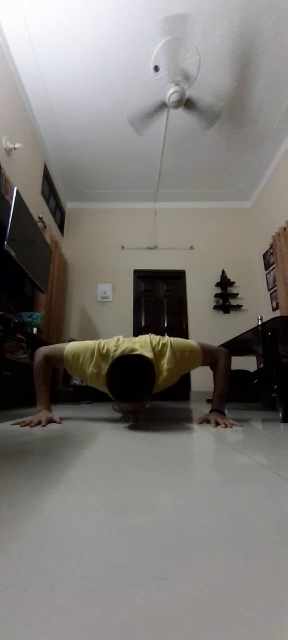
#> input picture frame 29 of pushupDetector/OpticalFlow/slow.mp4, 288 x 640 px
$ python opticalFlow.py
#> lines starting #> are read from the running program, lines starting #| are printed output that depends on the picture; after the words box and inside, x2 and y2 are one past the last pixel; in counts of white or black regions, pixels touching at a corner belong together
import numpy as np
import cv2

cap = cv2.VideoCapture('/Users/hetarth/Desktop/example_code/OpticalFlow/slow.mp4')

# params for corner detection
feature_params = dict( maxCorners = 100,
                       qualityLevel = 0.3,
                       minDistance = 7,
                       blockSize = 7 )

# Parameters for lucas kanade optical flow
lk_params = dict( winSize = (15, 15),
                  maxLevel = 2,
                  criteria = (cv2.TERM_CRITERIA_EPS | cv2.TERM_CRITERIA_COUNT,
                              10, 0.03))

# Create some random colors
color = np.random.randint(0, 255, (100, 3))

# Take first frame and find corners in it
ret, old_frame = cap.read()
#> old_frame is the input picture: shape (640, 288, 3); mean B, G, R 117.7, 121.7, 125.1
old_gray = cv2.cvtColor(old_frame,cv2.COLOR_BGR2GRAY)
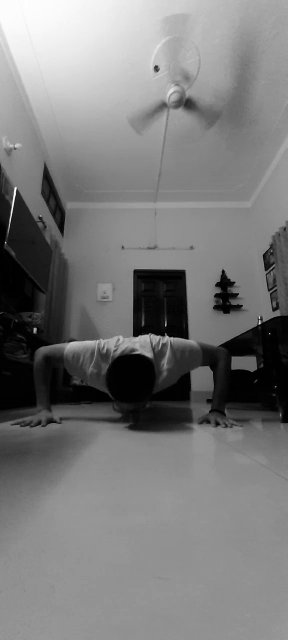
#> old_gray: shape (640, 288); min 0, max 255, mean 122.2
p0 = cv2.goodFeaturesToTrack(old_gray, mask = None,
                             **feature_params)
#> p0 = 24 rows, first 8: [261, 321], [135, 334], [156, 68], [35, 330], [167, 336], [188, 336], [135, 271], [274, 308]

# Create a mask image for drawing purposes
mask = np.zeros_like(old_frame)

while(1):

    ret, frame = cap.read()
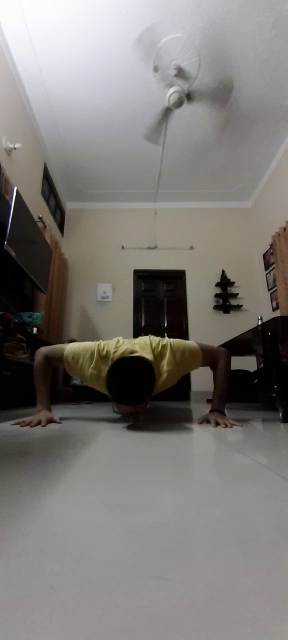
#> input picture frame 30 of pushupDetector/OpticalFlow/slow.mp4, 288 x 640 px
#> frame is the input picture: shape (640, 288, 3); mean B, G, R 117.8, 121.8, 125.1
    frame_gray = cv2.cvtColor(frame,
                              cv2.COLOR_BGR2GRAY)
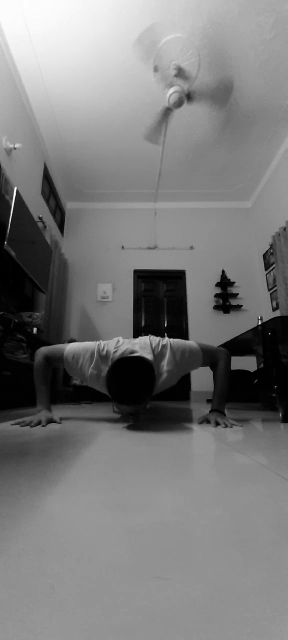
#> frame_gray: shape (640, 288); min 0, max 255, mean 122.2

    # calculate optical flow
    p1, st, err = cv2.calcOpticalFlowPyrLK(old_gray,
                                           frame_gray,
                                           p0, None,
                                           **lk_params)
#> p1 = 24 rows, first 8: [261, 321], [135, 335.3], [155.6, 68.04], [34.98, 330], [166.8, 337.3], [188, 337], [135, 271], [274, 308]; st = 24 values from 1 to 1; err = 24 values, max 22.9 at index 2, min 0.00139 at index 22, mean 2.53

    # Select good points
    good_new = p1[st == 1]
#> good_new has the same summary as p1
    good_old = p0[st == 1]
#> good_old has the same summary as p0

    # draw the tracks
    for i, (new, old) in enumerate(zip(good_new,good_old)):
        a, b = new.ravel()
        c, d = old.ravel()
        mask = cv2.line(mask, (a, b), (c, d), color[i].tolist(), 2)
        frame = cv2.circle(frame, (a, b), 5, color[i].tolist(), -1)
#> this loop made 24 passes
#> (a, b, c, d) on passes 1 to 12: (261, 321, 261, 321), (135, 335.3, 135, 334), (155.6, 68.04, 156, 68), (34.98, 330, 35, 330), (166.8, 337.3, 167, 336), (188, 337, 188, 336), (135, 271, 135, 271), (274, 308, 274, 308), (183, 272, 183, 272), (232, 283, 232, 283), (217, 285, 217, 285), (158.8, 340.3, 159, 339)
#> pass 2, `mask = cv2.line(mask, (a, b), (c, d), color[i].tolist(), 2)`:
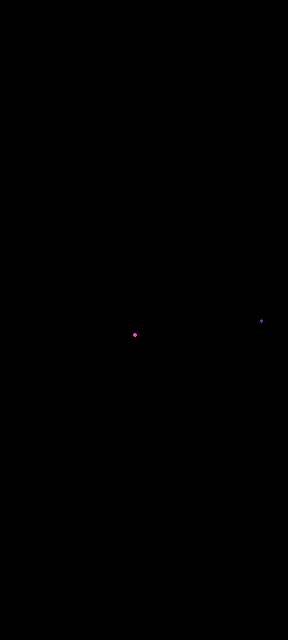
#> mask: shape (640, 288, 3); mean of channels 0, 1, 2 0, 0, 0; drawn as B, G, R
#> after the loop:
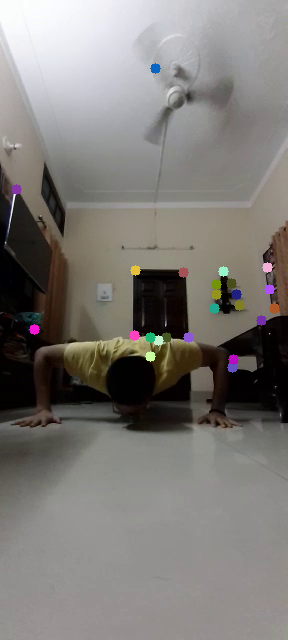
#> frame: shape (640, 288, 3); mean B, G, R 118.5, 122.2, 125.7
#> after the loop:
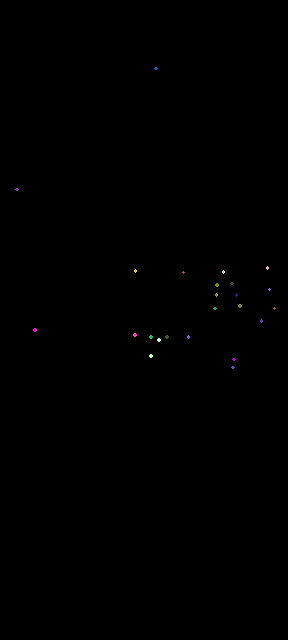
#> mask: shape (640, 288, 3); 0.11% of pixels changed, all inside (x1, y1, x2, y2) = (15, 67, 276, 369); drawn as B, G, R

    img = cv2.add(frame, mask)
    img_rotate_90_clockwise = cv2.rotate(img, cv2.ROTATE_90_CLOCKWISE)
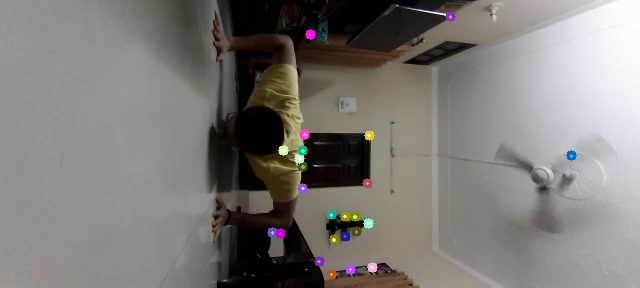
#> img_rotate_90_clockwise: shape (288, 640, 3); mean B, G, R 118.5, 122.2, 125.8
    cv2.imshow('frame', img_rotate_90_clockwise)

    k = cv2.waitKey(25)
#> (key Esc is pressed here)
    if k == 27:
        break

    # Updating Previous frame and points
    old_gray = frame_gray.copy()
    p0 = good_new.reshape(-1, 1, 2)

cv2.destroyAllWindows()
cap.release()

$ run again, starting later in the video
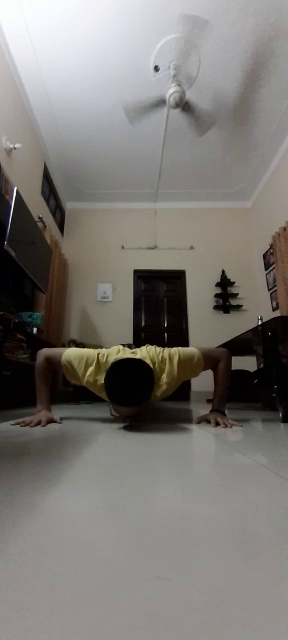
#> input picture frame 134 of pushupDetector/OpticalFlow/slow.mp4, 288 x 640 px
#> old_frame is the input picture: shape (640, 288, 3); mean B, G, R 116.9, 120.7, 124.3
#> p0 = 21 rows, first 8: [261, 321], [156, 68], [35, 330], [187, 344], [135, 271], [161, 350], [232, 283], [183, 272]
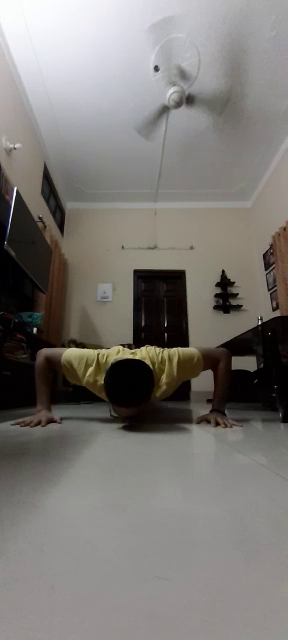
#> input picture frame 135 of pushupDetector/OpticalFlow/slow.mp4, 288 x 640 px
#> frame is the input picture: shape (640, 288, 3); mean B, G, R 116.8, 120.6, 124.2
#> p1 = 21 rows, first 8: [261, 321], [156, 67.94], [34.97, 330], [187, 344.3], [135, 271], [160.6, 350.5], [232, 283], [183, 272]; st = 21 values from 1 to 1; err = 21 values, max 6.39 at index 5, min 0 at index 6, mean 1.76
#> good_new has the same summary as p1
#> good_old has the same summary as p0
#> the loop `for i, (new, old) in enumerate(zip(good_new,good_old)):` made 21 passes
#> (a, b, c, d) on passes 1 to 8: (261, 321, 261, 321), (156, 67.94, 156, 68), (34.97, 330, 35, 330), (187, 344.3, 187, 344), (135, 271, 135, 271), (160.6, 350.5, 161, 350), (232, 283, 232, 283), (183, 272, 183, 272)
#> `img_rotate_90_clockwise = cv2.rotate(img, cv2.ROTATE_90_CLOCKWISE)`:
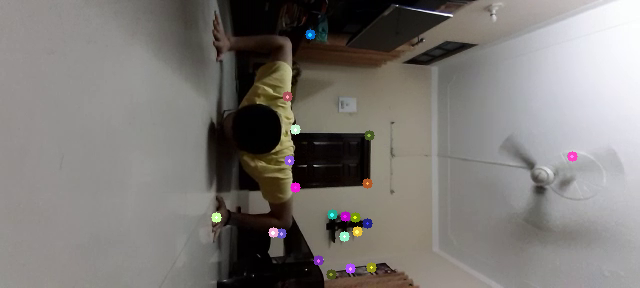
#> img_rotate_90_clockwise: shape (288, 640, 3); mean B, G, R 117.6, 121.1, 124.9

$ run again, starting later in the video
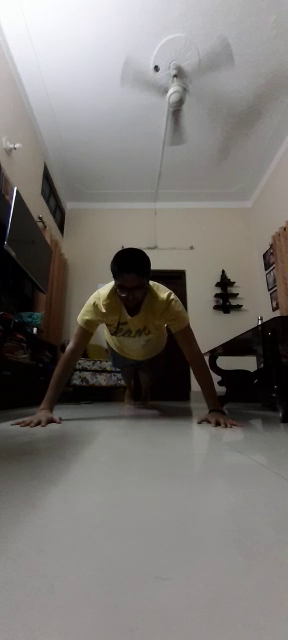
#> input picture frame 238 of pushupDetector/OpticalFlow/slow.mp4, 288 x 640 px
#> old_frame is the input picture: shape (640, 288, 3); mean B, G, R 115, 118.5, 122.2
#> p0 = 25 rows, first 8: [261, 321], [170, 292], [156, 68], [153, 267], [151, 283], [35, 330], [111, 281], [183, 272]
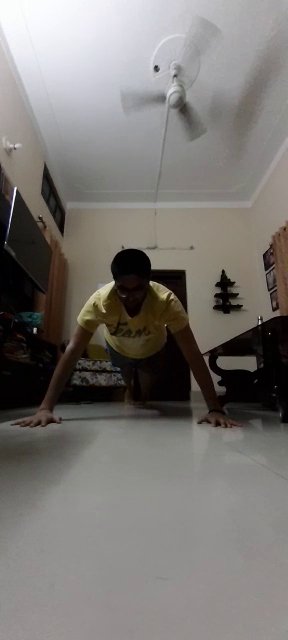
#> input picture frame 239 of pushupDetector/OpticalFlow/slow.mp4, 288 x 640 px
#> frame is the input picture: shape (640, 288, 3); mean B, G, R 114.9, 118.4, 122.2
#> p1 = 25 rows, first 8: [261, 321], [169.8, 292.3], [156, 68.03], [153.2, 267], [151.1, 283.3], [35, 330], [111.2, 281.3], [183, 272]; st = 25 values from 1 to 1; err = 25 values, max 17.25 at index 21, min 0.0132 at index 10, mean 2.7
#> good_new = 25 pairs, first value 16.99 to 274, second value 68.03 to 383.1
#> good_old = 25 pairs, first value 17 to 274, second value 68 to 383
#> the loop `for i, (new, old) in enumerate(zip(good_new,good_old)):` made 25 passes
#> (a, b, c, d) on passes 1 to 8: (261, 321, 261, 321), (169.8, 292.3, 170, 292), (156, 68.03, 156, 68), (153.2, 267, 153, 267), (151.1, 283.3, 151, 283), (35, 330, 35, 330), (111.2, 281.3, 111, 281), (183, 272, 183, 272)
#> `img_rotate_90_clockwise = cv2.rotate(img, cv2.ROTATE_90_CLOCKWISE)`:
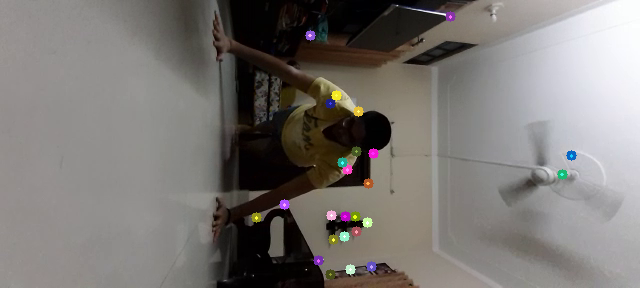
#> img_rotate_90_clockwise: shape (288, 640, 3); mean B, G, R 115.6, 118.9, 122.8
